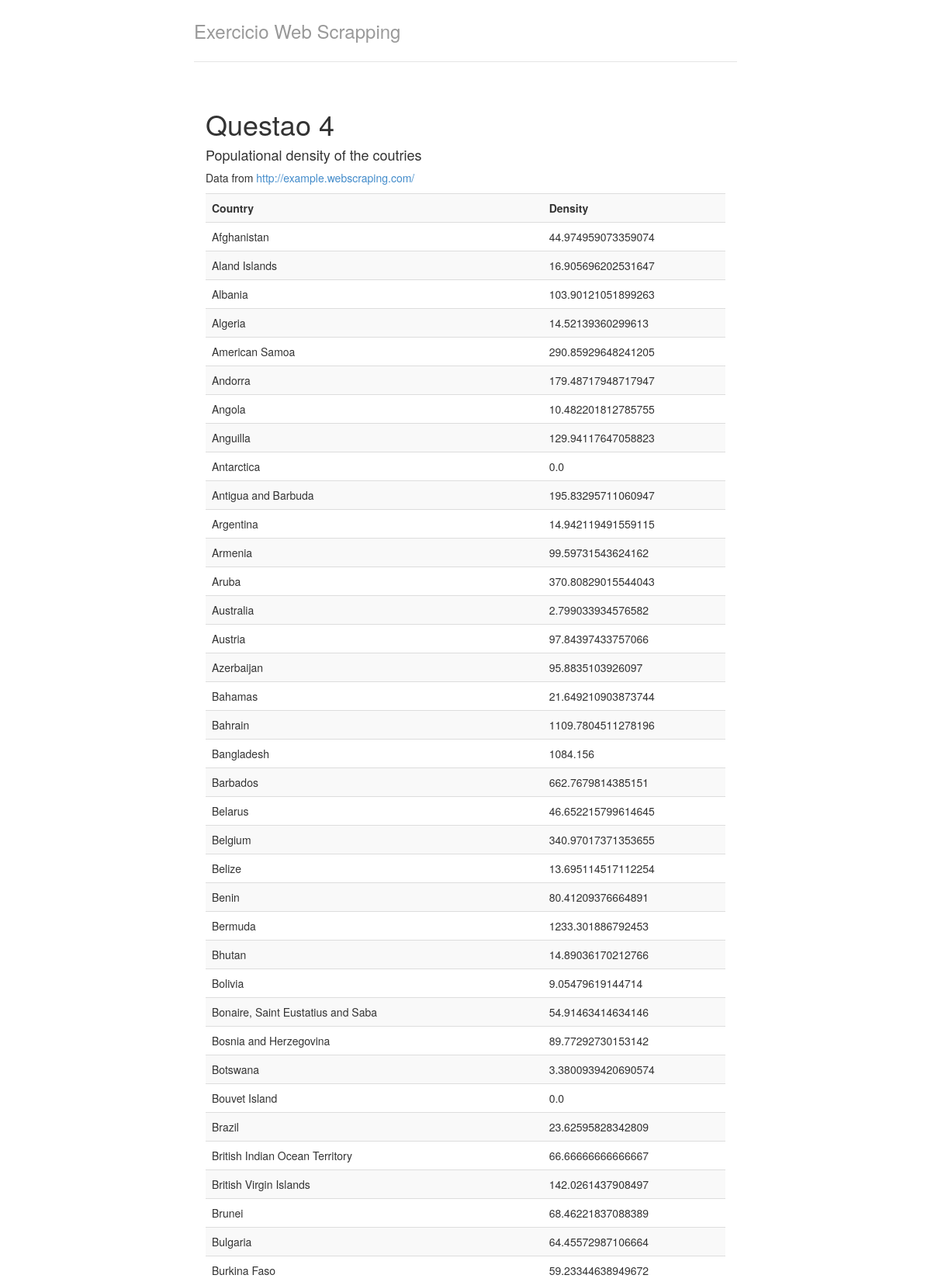
Page /questao4 (upper part) on the committed database.
### scrap/models.py (models this page shows)
class Questao4(models.Model):
	country = models.CharField(max_length = 255, null = False)
	density = models.FloatField(null=True)

### scrap/views.py (the view)
# urls.py: url(r'^questao4$', views.questao4, name = 'questao4'),
def questao4(request):
	items = Questao4.objects.all()
	return render(request,'questao4.html', {'items' : items})

### scrap/templates/questao4.html
{% extends 'base.html' %}
{% block body %}
<div class = "col-lg-12">
	<h1>Questao 4</h1>
	<h4>Populational density of the coutries</h4>
	<p>Data from  <a href="http://example.webscraping.com/">http://example.webscraping.com/</a></p>
	<table class="table table-striped">
		<tr>
			<th>Country</th>
			<th>Density</th>
		</tr>
		{% for item in items.all %}
			<tr>
				<td>{{item.country}}</td>
				<td>{{item.density}}</td>
			</tr>
		{% endfor %}
 	</table>
</div>
{% endblock %}

### scrap/static/styles/main.css (style rules this page uses)
body { padding-top: 20px; padding-bottom: 20px; }

### rows in the picture
Questao4: country "Afghanistan", density "44.974959073359074"
Questao4: country "Aland Islands", density "16.905696202531647"
Questao4: country "Albania", density "103.90121051899263"
Questao4: country "Algeria", density "14.52139360299613"
Questao4: country "American Samoa", density "290.85929648241205"
Questao4: country "Andorra", density "179.48717948717947"
Questao4: country "Angola", density "10.482201812785755"
Questao4: country "Anguilla", density "129.94117647058823"
Questao4: country "Antarctica", density "0.0"
Questao4: country "Antigua and Barbuda", density "195.83295711060947"
Questao4: country "Argentina", density "14.942119491559115"
Questao4: country "Armenia", density "99.59731543624162"
Questao4: country "Aruba", density "370.80829015544043"
Questao4: country "Australia", density "2.799033934576582"
Questao4: country "Austria", density "97.84397433757066"
Questao4: country "Azerbaijan", density "95.8835103926097"
Questao4: country "Bahamas", density "21.649210903873744"
Questao4: country "Bahrain", density "1109.7804511278196"
Questao4: country "Bangladesh", density "1084.156"
Questao4: country "Barbados", density "662.7679814385151"
Questao4: country "Belarus", density "46.652215799614645"
Questao4: country "Belgium", density "340.97017371353655"
Questao4: country "Belize", density "13.695114517112254"
Questao4: country "Benin", density "80.41209376664891"
Questao4: country "Bermuda", density "1233.301886792453"
Questao4: country "Bhutan", density "14.89036170212766"
Questao4: country "Bolivia", density "9.05479619144714"
Questao4: country "Bonaire, Saint Eustatius and Saba", density "54.91463414634146"
Questao4: country "Bosnia and Herzegovina", density "89.77292730153142"
Questao4: country "Botswana", density "3.3800939420690574"
Questao4: country "Bouvet Island", density "0.0"
Questao4: country "Brazil", density "23.62595828342809"
Questao4: country "British Indian Ocean Territory", density "66.66666666666667"
Questao4: country "British Virgin Islands", density "142.0261437908497"
Questao4: country "Brunei", density "68.46221837088389"
Questao4: country "Bulgaria", density "64.45572987106664"
Questao4: country "Burkina Faso", density "59.23344638949672"
